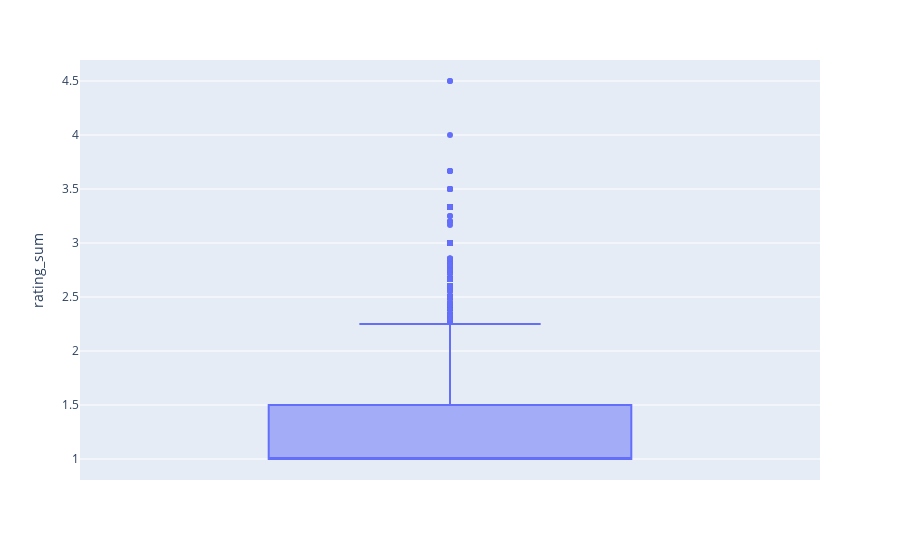

The cell this chart's notebook holds for it:
### Code cell
fig = px.box(grp_df, y='rating_sum')
fig.show()

### Figure 1 — Plotly figure (JSON) as saved in the notebook; plotly's stock layout.template omitted (floating-point values rounded to 4 significant figures; data arrays with more than 128 entries replaced by an {"elided": "..."} marker saying what was removed)
{"data": [{"alignmentgroup": "True", "hovertemplate": "rating_sum=%{y}<extra></extra>", "legendgroup": "", "marker": {"color": "#636efa"}, "name": "", "notched": false, "offsetgroup": "", "orientation": "v", "showlegend": false, "type": "box", "x0": " ", "xaxis": "x", "y": {"elided": "16640 float values"}, "y0": " ", "yaxis": "y"}], "layout": {"boxmode": "group", "legend": {"tracegroupgap": 0}, "margin": {"t": 60}, "xaxis": {"anchor": "y", "domain": [0, 1]}, "yaxis": {"anchor": "x", "domain": [0, 1], "title": {"text": "rating_sum"}}}}
